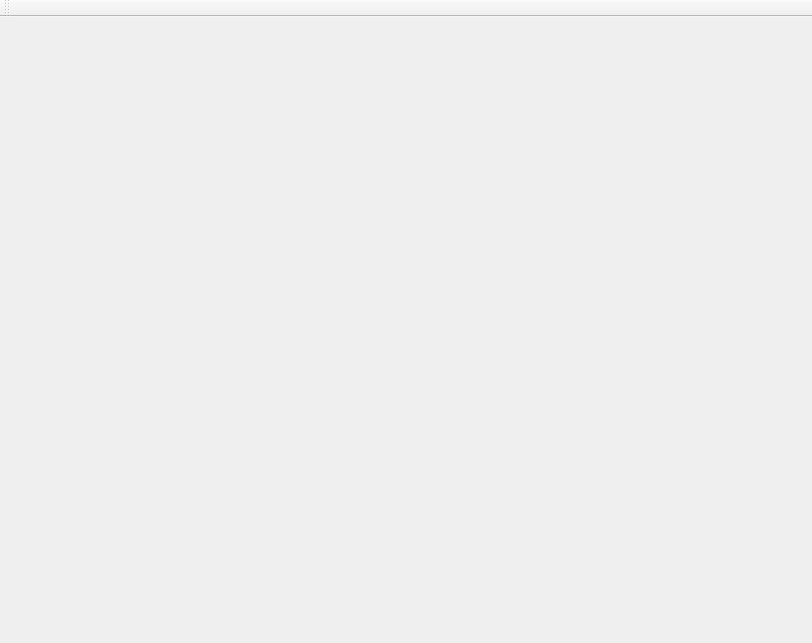
<?xml version="1.0" encoding="UTF-8"?>
<ui version="4.0">
 <class>MainWindow</class>
 <widget class="QMainWindow" name="MainWindow">
  <property name="geometry">
   <rect>
    <x>0</x>
    <y>0</y>
    <width>812</width>
    <height>643</height>
   </rect>
  </property>
  <property name="minimumSize">
   <size>
    <width>500</width>
    <height>500</height>
   </size>
  </property>
  <property name="maximumSize">
   <size>
    <width>1000</width>
    <height>800</height>
   </size>
  </property>
  <property name="mouseTracking">
   <bool>false</bool>
  </property>
  <property name="windowTitle">
   <string>MainWindow</string>
  </property>
  <widget class="QWidget" name="centralwidget"/>
  <widget class="QMenuBar" name="menubar">
   <property name="geometry">
    <rect>
     <x>0</x>
     <y>0</y>
     <width>812</width>
     <height>23</height>
    </rect>
   </property>
  </widget>
  <widget class="QToolBar" name="toolBar">
   <property name="windowTitle">
    <string>toolBar</string>
   </property>
   <attribute name="toolBarArea">
    <enum>TopToolBarArea</enum>
   </attribute>
   <attribute name="toolBarBreak">
    <bool>false</bool>
   </attribute>
  </widget>
 </widget>
 <resources/>
 <connections/>
</ui>
